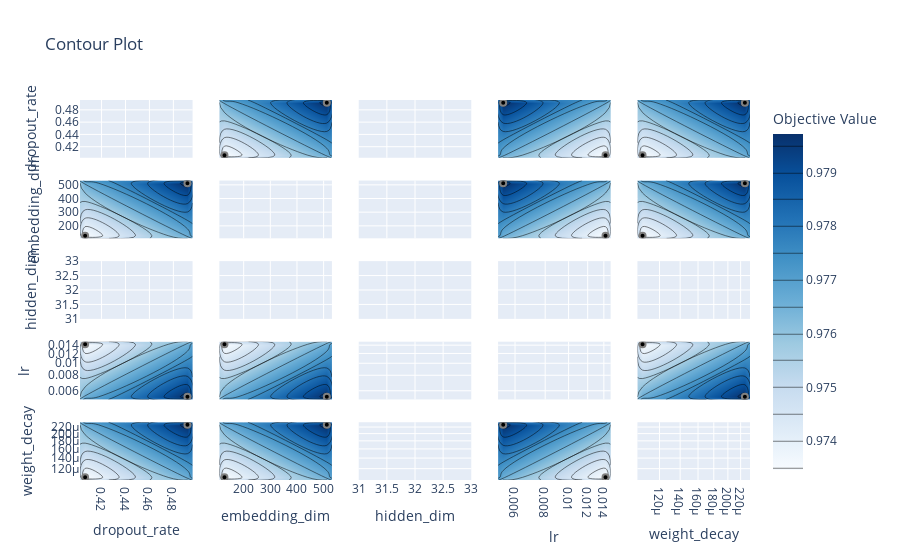

The code cell stored with this chart in its notebook:
### Code cell
fig = optuna.visualization.plot_contour(study)
fig.show()

### Figure 1 — Plotly figure (JSON) as saved in the notebook; plotly's stock layout.template omitted (floating-point values rounded to 4 significant figures)
{"data": [{"type": "scatter", "xaxis": "x", "yaxis": "y"}, {"colorbar": {"title": {"text": "Objective Value"}}, "colorscale": [[0.0, "rgb(247,251,255)"], [0.125, "rgb(222,235,247)"], [0.25, "rgb(198,219,239)"], [0.375, "rgb(158,202,225)"], [0.5, "rgb(107,174,214)"], [0.625, "rgb(66,146,198)"], [0.75, "rgb(33,113,181)"], [0.875, "rgb(8,81,156)"], [1.0, "rgb(8,48,107)"]], "connectgaps": true, "contours": {"coloring": "heatmap"}, "hoverinfo": "none", "line": {"smoothing": 1.3}, "reversescale": false, "showscale": true, "x": [0.402, 0.4063, 0.4918, 0.496], "y": [108.8, 128, 512, 531.2], "z": [[null, null, null, null], [null, 0.9735, null, null], [null, null, 0.9797, null], [null, null, null, null]], "type": "contour", "xaxis": "x6", "yaxis": "y6"}, {"marker": {"color": "black", "line": {"color": "Grey", "width": 2.0}}, "mode": "markers", "showlegend": false, "x": [0.4063, 0.4918], "y": [128, 512], "type": "scatter", "xaxis": "x6", "yaxis": "y6"}, {"showscale": false, "type": "contour", "xaxis": "x11", "yaxis": "y11"}, {"type": "scatter", "xaxis": "x11", "yaxis": "y11"}, {"colorbar": {"title": {"text": "Objective Value"}}, "colorscale": [[0.0, "rgb(247,251,255)"], [0.125, "rgb(222,235,247)"], [0.25, "rgb(198,219,239)"], [0.375, "rgb(158,202,225)"], [0.5, "rgb(107,174,214)"], [0.625, "rgb(66,146,198)"], [0.75, "rgb(33,113,181)"], [0.875, "rgb(8,81,156)"], [1.0, "rgb(8,48,107)"]], "connectgaps": true, "contours": {"coloring": "heatmap"}, "hoverinfo": "none", "line": {"smoothing": 1.3}, "reversescale": false, "showscale": false, "x": [0.402, 0.4063, 0.4918, 0.496], "y": [0.005105, 0.00536, 0.01423, 0.01494], "z": [[null, null, null, null], [null, null, 0.9797, null], [null, 0.9735, null, null], [null, null, null, null]], "type": "contour", "xaxis": "x16", "yaxis": "y16"}, {"marker": {"color": "black", "line": {"color": "Grey", "width": 2.0}}, "mode": "markers", "showlegend": false, "x": [0.4063, 0.4918], "y": [0.01423, 0.00536], "type": "scatter", "xaxis": "x16", "yaxis": "y16"}, {"colorbar": {"title": {"text": "Objective Value"}}, "colorscale": [[0.0, "rgb(247,251,255)"], [0.125, "rgb(222,235,247)"], [0.25, "rgb(198,219,239)"], [0.375, "rgb(158,202,225)"], [0.5, "rgb(107,174,214)"], [0.625, "rgb(66,146,198)"], [0.75, "rgb(33,113,181)"], [0.875, "rgb(8,81,156)"], [1.0, "rgb(8,48,107)"]], "connectgaps": true, "contours": {"coloring": "heatmap"}, "hoverinfo": "none", "line": {"smoothing": 1.3}, "reversescale": false, "showscale": false, "x": [0.402, 0.4063, 0.4918, 0.496], "y": [0.0001017, 0.0001057, 0.0002271, 0.000236], "z": [[null, null, null, null], [null, 0.9735, null, null], [null, null, 0.9797, null], [null, null, null, null]], "type": "contour", "xaxis": "x21", "yaxis": "y21"}, {"marker": {"color": "black", "line": {"color": "Grey", "width": 2.0}}, "mode": "markers", "showlegend": false, "x": [0.4063, 0.4918], "y": [0.0001057, 0.0002271], "type": "scatter", "xaxis": "x21", "yaxis": "y21"}, {"colorbar": {"title": {"text": "Objective Value"}}, "colorscale": [[0.0, "rgb(247,251,255)"], [0.125, "rgb(222,235,247)"], [0.25, "rgb(198,219,239)"], [0.375, "rgb(158,202,225)"], [0.5, "rgb(107,174,214)"], [0.625, "rgb(66,146,198)"], [0.75, "rgb(33,113,181)"], [0.875, "rgb(8,81,156)"], [1.0, "rgb(8,48,107)"]], "connectgaps": true, "contours": {"coloring": "heatmap"}, "hoverinfo": "none", "line": {"smoothing": 1.3}, "reversescale": false, "showscale": false, "x": [108.8, 128, 512, 531.2], "y": [0.402, 0.4063, 0.4918, 0.496], "z": [[null, null, null, null], [null, 0.9735, null, null], [null, null, 0.9797, null], [null, null, null, null]], "type": "contour", "xaxis": "x2", "yaxis": "y2"}, {"marker": {"color": "black", "line": {"color": "Grey", "width": 2.0}}, "mode": "markers", "showlegend": false, "x": [128, 512], "y": [0.4063, 0.4918], "type": "scatter", "xaxis": "x2", "yaxis": "y2"}, {"type": "scatter", "xaxis": "x7", "yaxis": "y7"}, {"showscale": false, "type": "contour", "xaxis": "x12", "yaxis": "y12"}, {"type": "scatter", "xaxis": "x12", "yaxis": "y12"}, {"colorbar": {"title": {"text": "Objective Value"}}, "colorscale": [[0.0, "rgb(247,251,255)"], [0.125, "rgb(222,235,247)"], [0.25, "rgb(198,219,239)"], [0.375, "rgb(158,202,225)"], [0.5, "rgb(107,174,214)"], [0.625, "rgb(66,146,198)"], [0.75, "rgb(33,113,181)"], [0.875, "rgb(8,81,156)"], [1.0, "rgb(8,48,107)"]], "connectgaps": true, "contours": {"coloring": "heatmap"}, "hoverinfo": "none", "line": {"smoothing": 1.3}, "reversescale": false, "showscale": false, "x": [108.8, 128, 512, 531.2], "y": [0.005105, 0.00536, 0.01423, 0.01494], "z": [[null, null, null, null], [null, null, 0.9797, null], [null, 0.9735, null, null], [null, null, null, null]], "type": "contour", "xaxis": "x17", "yaxis": "y17"}, {"marker": {"color": "black", "line": {"color": "Grey", "width": 2.0}}, "mode": "markers", "showlegend": false, "x": [128, 512], "y": [0.01423, 0.00536], "type": "scatter", "xaxis": "x17", "yaxis": "y17"}, {"colorbar": {"title": {"text": "Objective Value"}}, "colorscale": [[0.0, "rgb(247,251,255)"], [0.125, "rgb(222,235,247)"], [0.25, "rgb(198,219,239)"], [0.375, "rgb(158,202,225)"], [0.5, "rgb(107,174,214)"], [0.625, "rgb(66,146,198)"], [0.75, "rgb(33,113,181)"], [0.875, "rgb(8,81,156)"], [1.0, "rgb(8,48,107)"]], "connectgaps": true, "contours": {"coloring": "heatmap"}, "hoverinfo": "none", "line": {"smoothing": 1.3}, "reversescale": false, "showscale": false, "x": [108.8, 128, 512, 531.2], "y": [0.0001017, 0.0001057, 0.0002271, 0.000236], "z": [[null, null, null, null], [null, 0.9735, null, null], [null, null, 0.9797, null], [null, null, null, null]], "type": "contour", "xaxis": "x22", "yaxis": "y22"}, {"marker": {"color": "black", "line": {"color": "Grey", "width": 2.0}}, "mode": "markers", "showlegend": false, "x": [128, 512], "y": [0.0001057, 0.0002271], "type": "scatter", "xaxis": "x22", "yaxis": "y22"}, {"showscale": false, "type": "contour", "xaxis": "x3", "yaxis": "y3"}, {"type": "scatter", "xaxis": "x3", "yaxis": "y3"}, {"showscale": false, "type": "contour", "xaxis": "x8", "yaxis": "y8"}, {"type": "scatter", "xaxis": "x8", "yaxis": "y8"}, {"type": "scatter", "xaxis": "x13", "yaxis": "y13"}, {"showscale": false, "type": "contour", "xaxis": "x18", "yaxis": "y18"}, {"type": "scatter", "xaxis": "x18", "yaxis": "y18"}, {"showscale": false, "type": "contour", "xaxis": "x23", "yaxis": "y23"}, {"type": "scatter", "xaxis": "x23", "yaxis": "y23"}, {"colorbar": {"title": {"text": "Objective Value"}}, "colorscale": [[0.0, "rgb(247,251,255)"], [0.125, "rgb(222,235,247)"], [0.25, "rgb(198,219,239)"], [0.375, "rgb(158,202,225)"], [0.5, "rgb(107,174,214)"], [0.625, "rgb(66,146,198)"], [0.75, "rgb(33,113,181)"], [0.875, "rgb(8,81,156)"], [1.0, "rgb(8,48,107)"]], "connectgaps": true, "contours": {"coloring": "heatmap"}, "hoverinfo": "none", "line": {"smoothing": 1.3}, "reversescale": false, "showscale": false, "x": [0.005105, 0.00536, 0.01423, 0.01494], "y": [0.402, 0.4063, 0.4918, 0.496], "z": [[null, null, null, null], [null, null, 0.9735, null], [null, 0.9797, null, null], [null, null, null, null]], "type": "contour", "xaxis": "x4", "yaxis": "y4"}, {"marker": {"color": "black", "line": {"color": "Grey", "width": 2.0}}, "mode": "markers", "showlegend": false, "x": [0.01423, 0.00536], "y": [0.4063, 0.4918], "type": "scatter", "xaxis": "x4", "yaxis": "y4"}, {"colorbar": {"title": {"text": "Objective Value"}}, "colorscale": [[0.0, "rgb(247,251,255)"], [0.125, "rgb(222,235,247)"], [0.25, "rgb(198,219,239)"], [0.375, "rgb(158,202,225)"], [0.5, "rgb(107,174,214)"], [0.625, "rgb(66,146,198)"], [0.75, "rgb(33,113,181)"], [0.875, "rgb(8,81,156)"], [1.0, "rgb(8,48,107)"]], "connectgaps": true, "contours": {"coloring": "heatmap"}, "hoverinfo": "none", "line": {"smoothing": 1.3}, "reversescale": false, "showscale": false, "x": [0.005105, 0.00536, 0.01423, 0.01494], "y": [108.8, 128, 512, 531.2], "z": [[null, null, null, null], [null, null, 0.9735, null], [null, 0.9797, null, null], [null, null, null, null]], "type": "contour", "xaxis": "x9", "yaxis": "y9"}, {"marker": {"color": "black", "line": {"color": "Grey", "width": 2.0}}, "mode": "markers", "showlegend": false, "x": [0.01423, 0.00536], "y": [128, 512], "type": "scatter", "xaxis": "x9", "yaxis": "y9"}, {"showscale": false, "type": "contour", "xaxis": "x14", "yaxis": "y14"}, {"type": "scatter", "xaxis": "x14", "yaxis": "y14"}, {"type": "scatter", "xaxis": "x19", "yaxis": "y19"}, {"colorbar": {"title": {"text": "Objective Value"}}, "colorscale": [[0.0, "rgb(247,251,255)"], [0.125, "rgb(222,235,247)"], [0.25, "rgb(198,219,239)"], [0.375, "rgb(158,202,225)"], [0.5, "rgb(107,174,214)"], [0.625, "rgb(66,146,198)"], [0.75, "rgb(33,113,181)"], [0.875, "rgb(8,81,156)"], [1.0, "rgb(8,48,107)"]], "connectgaps": true, "contours": {"coloring": "heatmap"}, "hoverinfo": "none", "line": {"smoothing": 1.3}, "reversescale": false, "showscale": false, "x": [0.005105, 0.00536, 0.01423, 0.01494], "y": [0.0001017, 0.0001057, 0.0002271, 0.000236], "z": [[null, null, null, null], [null, null, 0.9735, null], [null, 0.9797, null, null], [null, null, null, null]], "type": "contour", "xaxis": "x24", "yaxis": "y24"}, {"marker": {"color": "black", "line": {"color": "Grey", "width": 2.0}}, "mode": "markers", "showlegend": false, "x": [0.01423, 0.00536], "y": [0.0001057, 0.0002271], "type": "scatter", "xaxis": "x24", "yaxis": "y24"}, {"colorbar": {"title": {"text": "Objective Value"}}, "colorscale": [[0.0, "rgb(247,251,255)"], [0.125, "rgb(222,235,247)"], [0.25, "rgb(198,219,239)"], [0.375, "rgb(158,202,225)"], [0.5, "rgb(107,174,214)"], [0.625, "rgb(66,146,198)"], [0.75, "rgb(33,113,181)"], [0.875, "rgb(8,81,156)"], [1.0, "rgb(8,48,107)"]], "connectgaps": true, "contours": {"coloring": "heatmap"}, "hoverinfo": "none", "line": {"smoothing": 1.3}, "reversescale": false, "showscale": false, "x": [0.0001017, 0.0001057, 0.0002271, 0.000236], "y": [0.402, 0.4063, 0.4918, 0.496], "z": [[null, null, null, null], [null, 0.9735, null, null], [null, null, 0.9797, null], [null, null, null, null]], "type": "contour", "xaxis": "x5", "yaxis": "y5"}, {"marker": {"color": "black", "line": {"color": "Grey", "width": 2.0}}, "mode": "markers", "showlegend": false, "x": [0.0001057, 0.0002271], "y": [0.4063, 0.4918], "type": "scatter", "xaxis": "x5", "yaxis": "y5"}, {"colorbar": {"title": {"text": "Objective Value"}}, "colorscale": [[0.0, "rgb(247,251,255)"], [0.125, "rgb(222,235,247)"], [0.25, "rgb(198,219,239)"], [0.375, "rgb(158,202,225)"], [0.5, "rgb(107,174,214)"], [0.625, "rgb(66,146,198)"], [0.75, "rgb(33,113,181)"], [0.875, "rgb(8,81,156)"], [1.0, "rgb(8,48,107)"]], "connectgaps": true, "contours": {"coloring": "heatmap"}, "hoverinfo": "none", "line": {"smoothing": 1.3}, "reversescale": false, "showscale": false, "x": [0.0001017, 0.0001057, 0.0002271, 0.000236], "y": [108.8, 128, 512, 531.2], "z": [[null, null, null, null], [null, 0.9735, null, null], [null, null, 0.9797, null], [null, null, null, null]], "type": "contour", "xaxis": "x10", "yaxis": "y10"}, {"marker": {"color": "black", "line": {"color": "Grey", "width": 2.0}}, "mode": "markers", "showlegend": false, "x": [0.0001057, 0.0002271], "y": [128, 512], "type": "scatter", "xaxis": "x10", "yaxis": "y10"}, {"showscale": false, "type": "contour", "xaxis": "x15", "yaxis": "y15"}, {"type": "scatter", "xaxis": "x15", "yaxis": "y15"}, {"colorbar": {"title": {"text": "Objective Value"}}, "colorscale": [[0.0, "rgb(247,251,255)"], [0.125, "rgb(222,235,247)"], [0.25, "rgb(198,219,239)"], [0.375, "rgb(158,202,225)"], [0.5, "rgb(107,174,214)"], [0.625, "rgb(66,146,198)"], [0.75, "rgb(33,113,181)"], [0.875, "rgb(8,81,156)"], [1.0, "rgb(8,48,107)"]], "connectgaps": true, "contours": {"coloring": "heatmap"}, "hoverinfo": "none", "line": {"smoothing": 1.3}, "reversescale": false, "showscale": false, "x": [0.0001017, 0.0001057, 0.0002271, 0.000236], "y": [0.005105, 0.00536, 0.01423, 0.01494], "z": [[null, null, null, null], [null, null, 0.9797, null], [null, 0.9735, null, null], [null, null, null, null]], "type": "contour", "xaxis": "x20", "yaxis": "y20"}, {"marker": {"color": "black", "line": {"color": "Grey", "width": 2.0}}, "mode": "markers", "showlegend": false, "x": [0.0001057, 0.0002271], "y": [0.01423, 0.00536], "type": "scatter", "xaxis": "x20", "yaxis": "y20"}, {"type": "scatter", "xaxis": "x25", "yaxis": "y25"}], "layout": {"xaxis": {"anchor": "y", "domain": [0.0, 0.168], "matches": "x21", "showticklabels": false, "range": [0.402, 0.496]}, "yaxis": {"anchor": "x", "domain": [0.848, 1.0], "range": [0.402, 0.496], "title": {"text": "dropout_rate"}}, "xaxis2": {"anchor": "y2", "domain": [0.208, 0.376], "matches": "x22", "showticklabels": false, "range": [108.8, 531.2]}, "yaxis2": {"anchor": "x2", "domain": [0.848, 1.0], "matches": "y", "showticklabels": false, "range": [0.402, 0.496]}, "xaxis3": {"anchor": "y3", "domain": [0.416, 0.584], "matches": "x23", "showticklabels": false, "range": [32.0, 32.0]}, "yaxis3": {"anchor": "x3", "domain": [0.848, 1.0], "matches": "y", "showticklabels": false, "range": [0.402, 0.496]}, "xaxis4": {"anchor": "y4", "domain": [0.624, 0.792], "matches": "x24", "showticklabels": false, "range": [-2.292, -1.826], "type": "log"}, "yaxis4": {"anchor": "x4", "domain": [0.848, 1.0], "matches": "y", "showticklabels": false, "range": [0.402, 0.496]}, "xaxis5": {"anchor": "y5", "domain": [0.832, 1.0], "matches": "x25", "showticklabels": false, "range": [-3.992, -3.627], "type": "log"}, "yaxis5": {"anchor": "x5", "domain": [0.848, 1.0], "matches": "y", "showticklabels": false, "range": [0.402, 0.496]}, "xaxis6": {"anchor": "y6", "domain": [0.0, 0.168], "matches": "x21", "showticklabels": false, "range": [0.402, 0.496]}, "yaxis6": {"anchor": "x6", "domain": [0.636, 0.788], "range": [108.8, 531.2], "title": {"text": "embedding_dim"}}, "xaxis7": {"anchor": "y7", "domain": [0.208, 0.376], "matches": "x22", "showticklabels": false, "range": [108.8, 531.2]}, "yaxis7": {"anchor": "x7", "domain": [0.636, 0.788], "matches": "y6", "showticklabels": false, "range": [108.8, 531.2]}, "xaxis8": {"anchor": "y8", "domain": [0.416, 0.584], "matches": "x23", "showticklabels": false, "range": [32.0, 32.0]}, "yaxis8": {"anchor": "x8", "domain": [0.636, 0.788], "matches": "y6", "showticklabels": false, "range": [108.8, 531.2]}, "xaxis9": {"anchor": "y9", "domain": [0.624, 0.792], "matches": "x24", "showticklabels": false, "range": [-2.292, -1.826], "type": "log"}, "yaxis9": {"anchor": "x9", "domain": [0.636, 0.788], "matches": "y6", "showticklabels": false, "range": [108.8, 531.2]}, "xaxis10": {"anchor": "y10", "domain": [0.832, 1.0], "matches": "x25", "showticklabels": false, "range": [-3.992, -3.627], "type": "log"}, "yaxis10": {"anchor": "x10", "domain": [0.636, 0.788], "matches": "y6", "showticklabels": false, "range": [108.8, 531.2]}, "xaxis11": {"anchor": "y11", "domain": [0.0, 0.168], "matches": "x21", "showticklabels": false, "range": [0.402, 0.496]}, "yaxis11": {"anchor": "x11", "domain": [0.424, 0.576], "range": [32.0, 32.0], "title": {"text": "hidden_dim"}}, "xaxis12": {"anchor": "y12", "domain": [0.208, 0.376], "matches": "x22", "showticklabels": false, "range": [108.8, 531.2]}, "yaxis12": {"anchor": "x12", "domain": [0.424, 0.576], "matches": "y11", "showticklabels": false, "range": [32.0, 32.0]}, "xaxis13": {"anchor": "y13", "domain": [0.416, 0.584], "matches": "x23", "showticklabels": false, "range": [32.0, 32.0]}, "yaxis13": {"anchor": "x13", "domain": [0.424, 0.576], "matches": "y11", "showticklabels": false, "range": [32.0, 32.0]}, "xaxis14": {"anchor": "y14", "domain": [0.624, 0.792], "matches": "x24", "showticklabels": false, "range": [-2.292, -1.826], "type": "log"}, "yaxis14": {"anchor": "x14", "domain": [0.424, 0.576], "matches": "y11", "showticklabels": false, "range": [32.0, 32.0]}, "xaxis15": {"anchor": "y15", "domain": [0.832, 1.0], "matches": "x25", "showticklabels": false, "range": [-3.992, -3.627], "type": "log"}, "yaxis15": {"anchor": "x15", "domain": [0.424, 0.576], "matches": "y11", "showticklabels": false, "range": [32.0, 32.0]}, "xaxis16": {"anchor": "y16", "domain": [0.0, 0.168], "matches": "x21", "showticklabels": false, "range": [0.402, 0.496]}, "yaxis16": {"anchor": "x16", "domain": [0.212, 0.364], "range": [-2.292, -1.826], "type": "log", "title": {"text": "lr"}}, "xaxis17": {"anchor": "y17", "domain": [0.208, 0.376], "matches": "x22", "showticklabels": false, "range": [108.8, 531.2]}, "yaxis17": {"anchor": "x17", "domain": [0.212, 0.364], "matches": "y16", "showticklabels": false, "range": [-2.292, -1.826], "type": "log"}, "xaxis18": {"anchor": "y18", "domain": [0.416, 0.584], "matches": "x23", "showticklabels": false, "range": [32.0, 32.0]}, "yaxis18": {"anchor": "x18", "domain": [0.212, 0.364], "matches": "y16", "showticklabels": false, "range": [-2.292, -1.826], "type": "log"}, "xaxis19": {"anchor": "y19", "domain": [0.624, 0.792], "matches": "x24", "showticklabels": false, "range": [-2.292, -1.826], "type": "log"}, "yaxis19": {"anchor": "x19", "domain": [0.212, 0.364], "matches": "y16", "showticklabels": false, "range": [-2.292, -1.826], "type": "log"}, "xaxis20": {"anchor": "y20", "domain": [0.832, 1.0], "matches": "x25", "showticklabels": false, "range": [-3.992, -3.627], "type": "log"}, "yaxis20": {"anchor": "x20", "domain": [0.212, 0.364], "matches": "y16", "showticklabels": false, "range": [-2.292, -1.826], "type": "log"}, "xaxis21": {"anchor": "y21", "domain": [0.0, 0.168], "range": [0.402, 0.496], "title": {"text": "dropout_rate"}}, "yaxis21": {"anchor": "x21", "domain": [0.0, 0.152], "range": [-3.992, -3.627], "type": "log", "title": {"text": "weight_decay"}}, "xaxis22": {"anchor": "y22", "domain": [0.208, 0.376], "range": [108.8, 531.2], "title": {"text": "embedding_dim"}}, "yaxis22": {"anchor": "x22", "domain": [0.0, 0.152], "matches": "y21", "showticklabels": false, "range": [-3.992, -3.627], "type": "log"}, "xaxis23": {"anchor": "y23", "domain": [0.416, 0.584], "range": [32.0, 32.0], "title": {"text": "hidden_dim"}}, "yaxis23": {"anchor": "x23", "domain": [0.0, 0.152], "matches": "y21", "showticklabels": false, "range": [-3.992, -3.627], "type": "log"}, "xaxis24": {"anchor": "y24", "domain": [0.624, 0.792], "range": [-2.292, -1.826], "type": "log", "title": {"text": "lr"}}, "yaxis24": {"anchor": "x24", "domain": [0.0, 0.152], "matches": "y21", "showticklabels": false, "range": [-3.992, -3.627], "type": "log"}, "xaxis25": {"anchor": "y25", "domain": [0.832, 1.0], "range": [-3.992, -3.627], "type": "log", "title": {"text": "weight_decay"}}, "yaxis25": {"anchor": "x25", "domain": [0.0, 0.152], "matches": "y21", "showticklabels": false, "range": [-3.992, -3.627], "type": "log"}, "title": {"text": "Contour Plot"}}}
